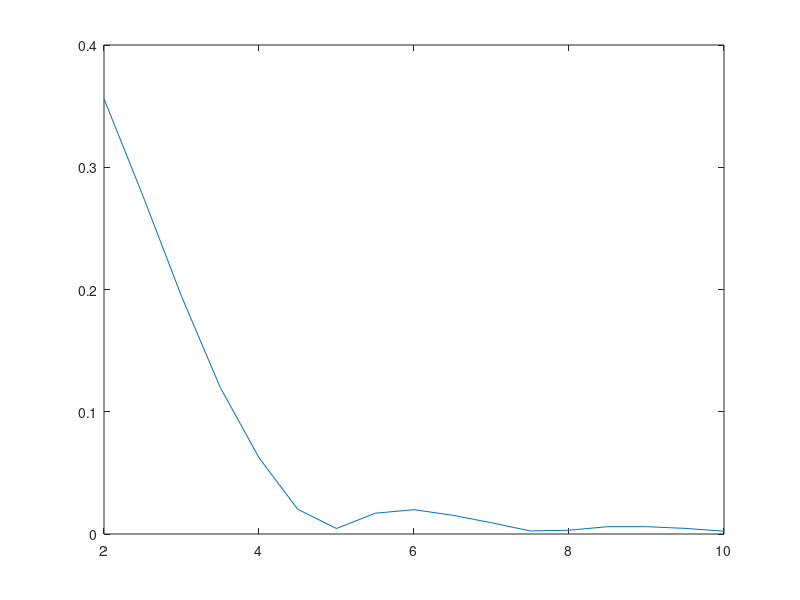

The MATLAB script that drew this image:
tijd = [2:0.5:10]
max_x = [0.356;0.277;0.1944;0.1199;0.0624;0.0202;0.0045;0.017;0.0199;0.0153;0.0092;0.0025;0.0031;0.006;0.006;0.0046;0.0023];

figure
plot(tijd, max_x)